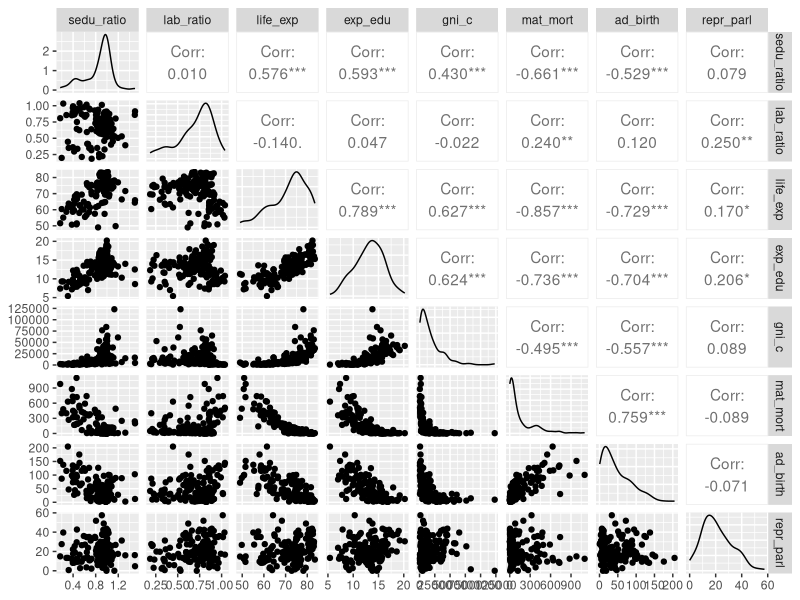
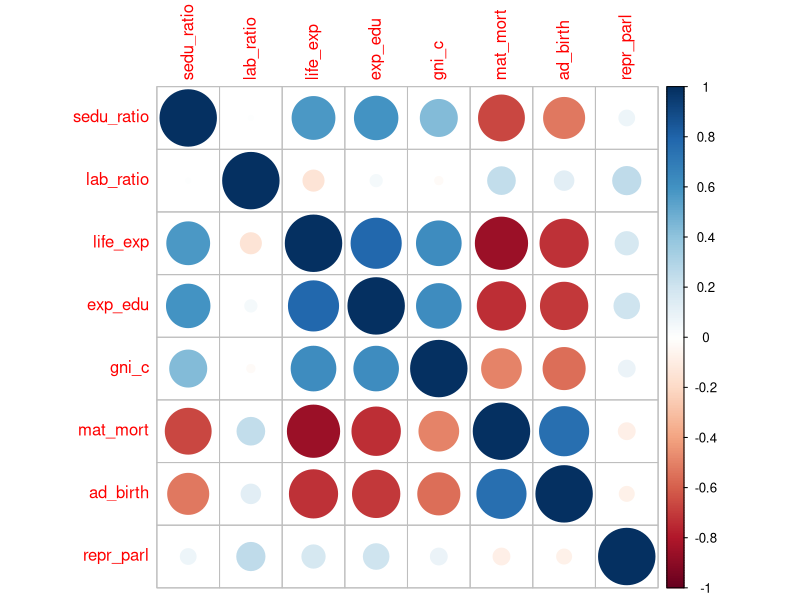
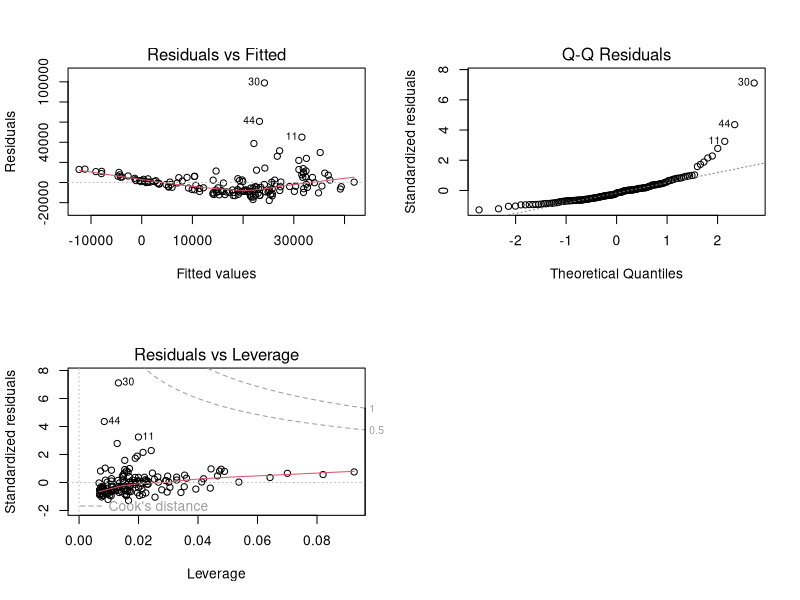
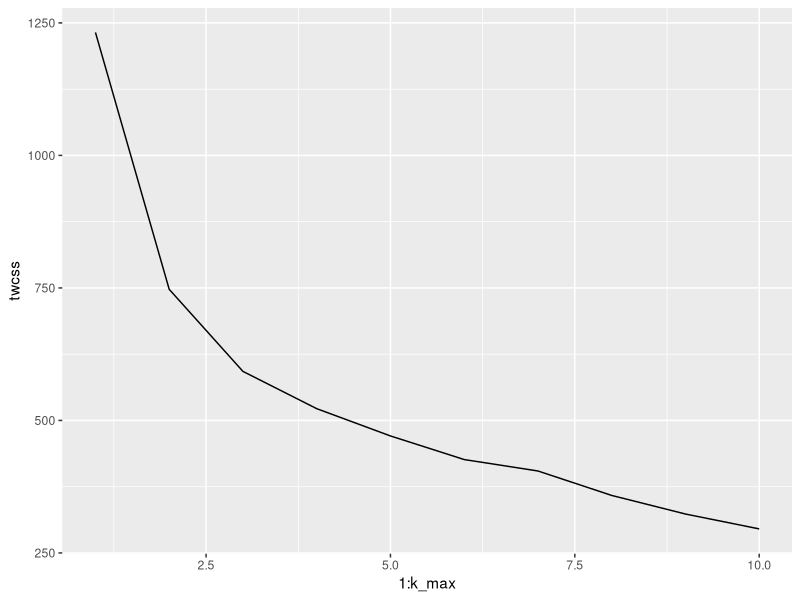
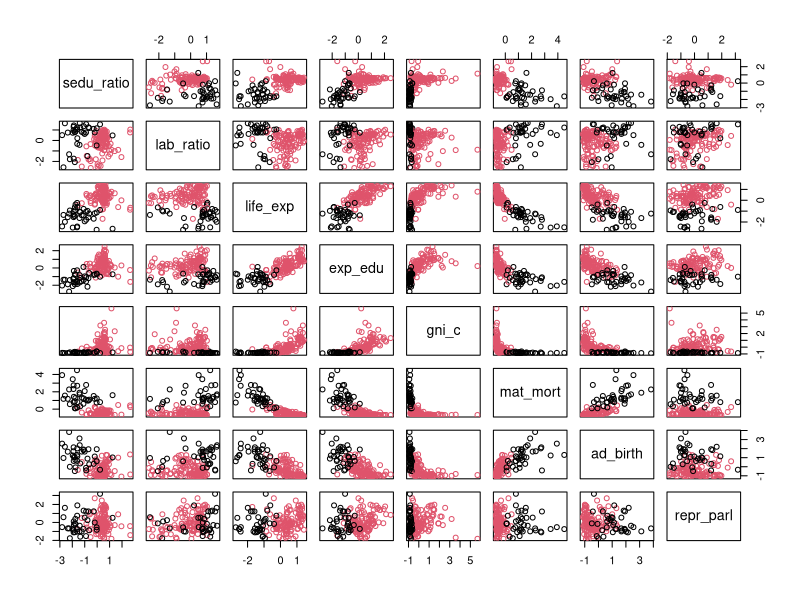

Reproduce these figures in R, in order.
## ---- chunk 1
human_ <- read.csv(file="human.csv")
str(human_)
## ---- chunk 2
library(GGally)
library(dplyr)
library(corrplot)
# visualize the 'human_' variables
ggpairs(human_)

# compute the correlation matrix and visualize it with corrplot
cor(human_) %>% corrplot
## ---- chunk 3
#linear regression model
my_model <- lm(gni_c ~ life_exp + exp_edu, data = human_)
summary(my_model)
## ---- chunk 4
par(mfrow = c(2,2))
plot(my_model, which=c(1,2,5))
## ---- chunk 5
#scale the variables
human_s <- scale(human_)
human_s <- as.data.frame(human_s)
# euclidean distance matrix
dist_eu <- dist(human_s)
# look at the summary of the distances
summary(dist_eu)
## ---- chunk 6
library(ggplot2)
set.seed(123)

# determine the number of clusters
k_max <- 10
# calculate the total within sum of squares
twcss <- sapply(1:k_max, function(k){kmeans(human_s, k)$tot.withinss})
# visualize the results
qplot(x = 1:k_max, y = twcss, geom = 'line')
## ---- chunk 7
library(GGally)
# k-means clustering with 2 clusters
km <-kmeans(human_s, centers = 2)
# plot the boston_s dataset with clusters
pairs(human_s,col = km$cluster)
